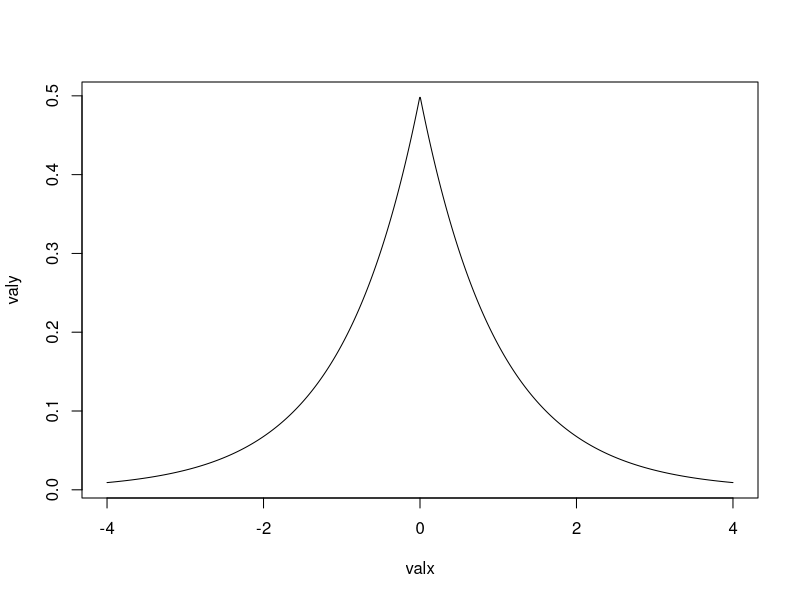
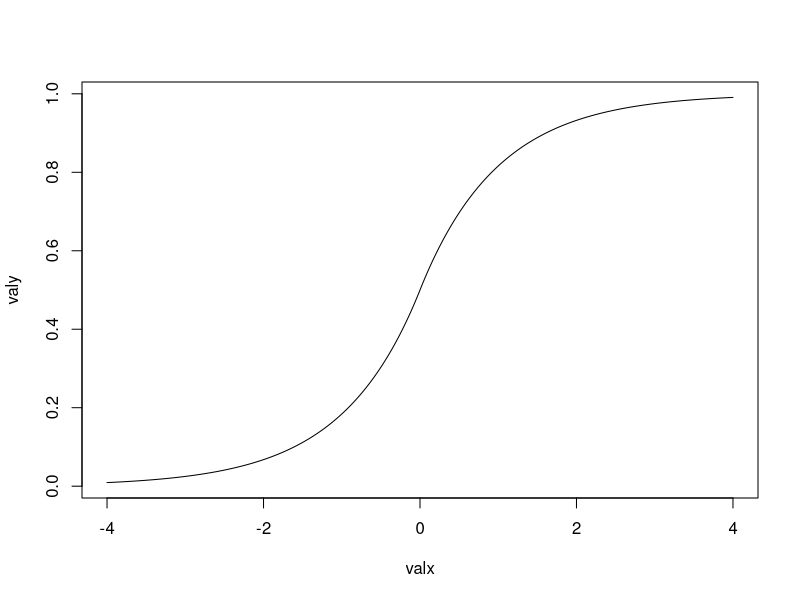
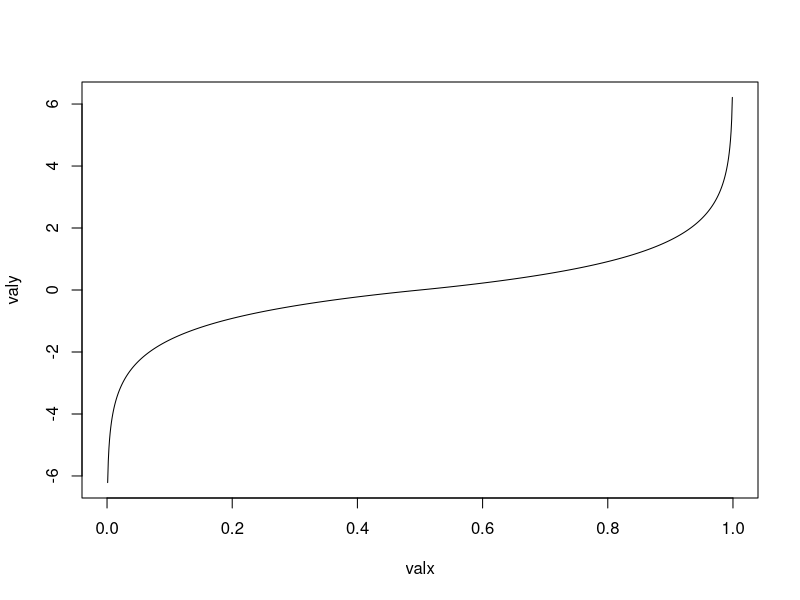
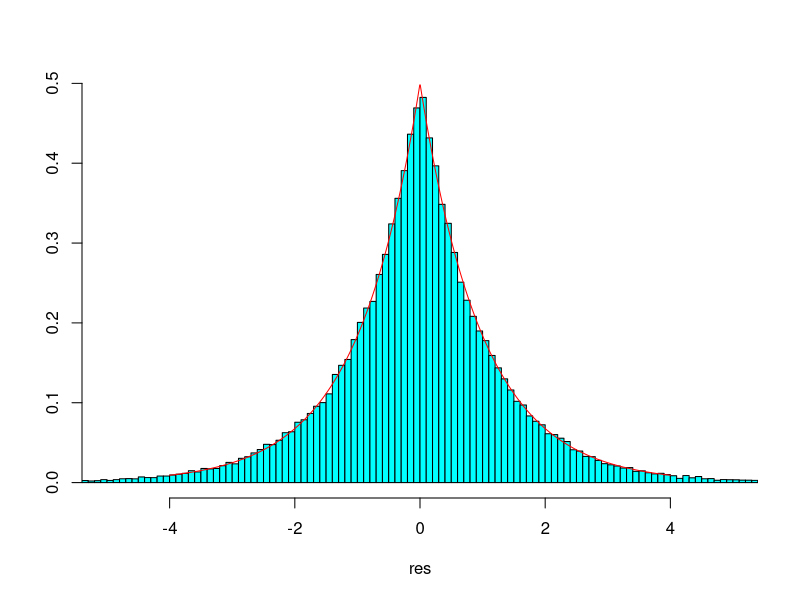
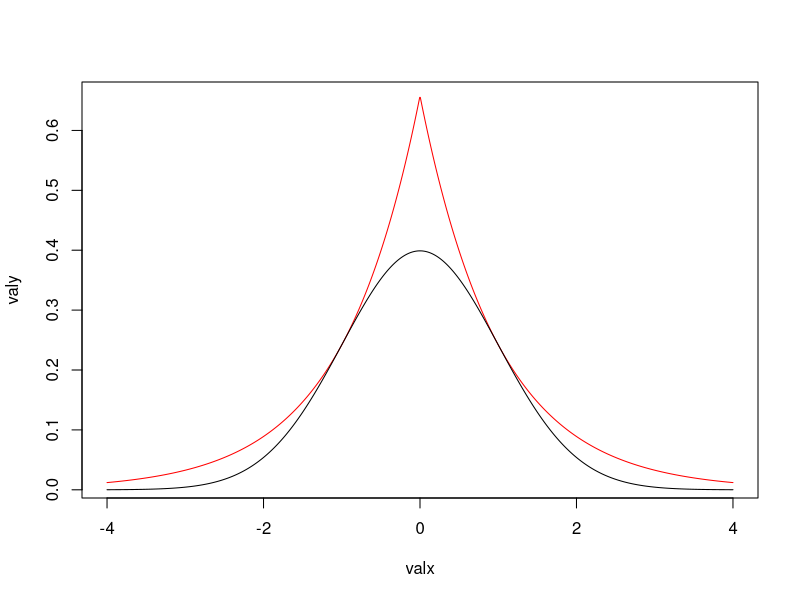

Recreate these plots in R, in order. (Note: this script raises an error after producing the figures.)
## ---- chunk 1
knitr::opts_chunk$set(echo = TRUE)
## ---- chunk 2
require(MASS)
## ---- chunk 3
g = function(x) {
  return(1/2*exp(-abs(x)))
}

G = function(g) {
  
}


my_dlaplace = function(x) {
  res = rep(NA, times = length(x))
  negi = (x < 0) # où sont les négatifs
  res[negi] = exp(x[negi]) / 2.0 # pour les x négatifs, utiliser g(x) = exp(x)/2
  res[! negi] = exp(-x[!negi]) / 2.0 # pour les x positifs, utiliser g(x) = exp(-x)/2
  
  return(res)
}


valx = seq(-4, 4, len = 1000)
valy = my_dlaplace(valx)
plot(valx, valy, type = "l")


my_plaplace = function(x) {
  res = rep(NA, times = length(x))
  negi = (x < 0) # où sont les négatifs
  res[negi] = 1/2*exp(x[negi]) # pour les x négatifs, utiliser g(x) = exp(x)/2
  res[! negi] = 1/2*(2-exp(-x[!negi])) # pour les x positifs, utiliser g(x) = exp(-x)/2
  
  return(res)
}

valx = seq(-4, 4, len = 1000)
valy = my_plaplace(valx)
plot(valx, valy, type = "l")

my_qlaplace = function(p) {

  res = rep(NA, times = length(p))
  pos = (p < 1/2) # où sont les p < 1/2
  res[pos] = log(2*p[pos]) # pour les plus petits que 1/2 , utiliser g(x) = exp(x)/2
  res[! pos] = -log(2*(1-p[! pos])) # sinon utiliser G(p) = .....
  
  
  return(res)
}


valx = seq(0, 1, len = 1000)
valy = my_qlaplace(valx)
plot(valx, valy, type = "l")


my_rlaplace = function(n) {
   u = runif(n)
   return(my_qlaplace(u))
}

# tirer des nombres dans la loi de laplace et étudier leur distribution
res = my_rlaplace(100000)
truehist(res, xlim = c(-5,5))

# surimposer la densité théorique
valx = seq(-4, 4, len = 1000)
valy = my_dlaplace(valx)
lines(valx, valy, col = "red")


## ---- chunk 4
my_rnorm = function(n) {
  m = sqrt((2*exp(1)/pi))
  u = runif(length(res))
  paccept = dnorm(res)/(m*my_dlaplace(res))
  
  print(head(paccept))

}
#my_rnorm(2) # pas bon voir correction trop de valeurs ici
m = sqrt((2*exp(1)/pi)) #rejet

# m*g(x)
valx = seq(-4, 4, len = 1000)
valy = m*my_dlaplace(valx)
plot(valx, valy, col = "red", type = "l")

#f(x)
valx = seq(-4, 4, len = 1000)
valy = dnorm(valx)
lines(valx, valy, col = "black", type = "l")


n = 100
u = runif(length(res))
data.frame(res, my_rnorm(n), u)  #data.frame(res, paccept, u)


 # pas bon voir correction trop de valeurs ici
## ---- chunk 5
paccept = dnorm(res)/(m*my_dlaplace(res))
u = runif(length(res))
resaccepted = res[paccept > u]
length(resaccepted)
truehist(resaccepted)
valx = seq(-4, 4, len = 1000)
valy = dnorm(valx)
lines(valx, valy, col = "orange", type = "l")

## ---- chunk 6
my_dtarget = function(x) {
  return(0.2*dnorm(x, mean = -3, sd = 2) +
           0.5*dnorm(x, mean = 0, sd = 1) +
           0.5*dnorm(x, mean = 5, sd = 3)) 

}

valx = seq(-10, 10, len = 1000)
valy = my_dtarget(valx)
plot(valx, valy, col = "blue", type = "l")


#densité de la proposition "(g(y) |x)"
# y = valeur proposée
# x = valeur de départ
dprop = function(y, x) {
  return(dnorm(y, mean = x, sd = 3)) # 3 arbitrairement
}

#fonctin random de la proposition : 1 seule proposition renvoyée
# renvoie une proposition y sachant la valeur de départ x
rprop = function(x) {
  y = rnorm(1, mean = x, sd = 3)
  
  return(y)
}


#fonction random de la cible par MCMC
my_rtarget = function(n) {
  res = rep(NA, times = n)
  res[1] = -30 # on initialise à la 1ere valeur
  
  for (i in 2:n) {
    y = rprop(res[i-1])
    p = min(c(1, (my_dtarget(y)/my_dtarget(res[i-1])) * (dprop(res[i-1], y) / dprop(y, res[i-1]))))
    u = runif(1)
    
    if(u < p) { #accepter y
      res[i] = y
    }
    else { # rejeter y
      res[i] = res[i-1]
    }
  }
  return(res)
}

my_rtarget(100)
plot(my_rtarget(100), type = "l")
